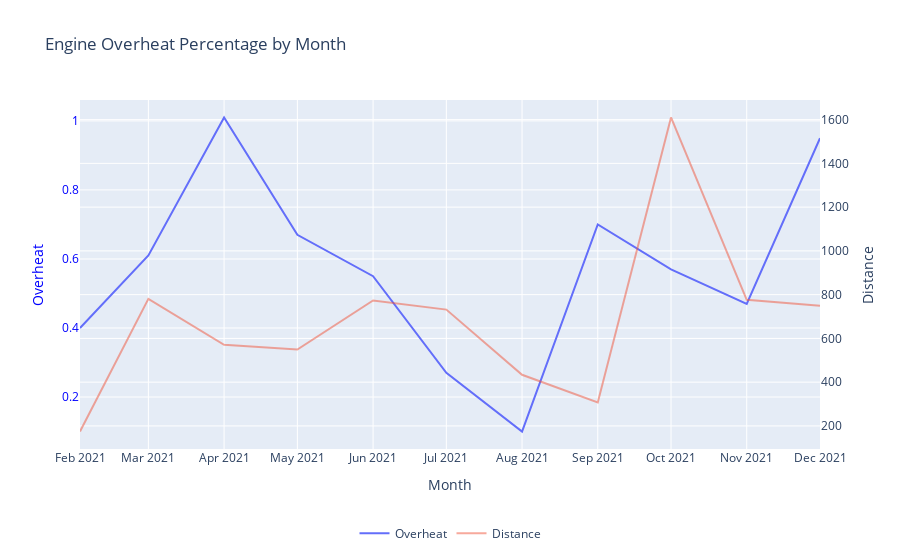

The cell this chart's notebook holds for it:
### Markdown cell above
Engine Overheat Plotting

### Code cell
import plotly.express as px
import plotly.graph_objects as go

fig = go.Figure()

fig.add_trace(go.Scatter(x=summary_df['timeframe'], y=summary_df['engine_overheat'], 
                         mode='lines', name='Overheat', yaxis='y1'))

fig.add_trace(go.Scatter(x=summary_df['timeframe'], y=summary_df['distance (km)'], 
                         mode='lines', name='Distance', yaxis='y2', opacity=0.5))

fig.update_layout(
    title=f'Engine Overheat Percentage by {ch.capitalize()}',
    xaxis=dict(title=ch.capitalize()),

    yaxis=dict(
        title="Overheat",
        titlefont=dict(color="blue"),
        tickfont=dict(color="blue"),
    ),

    yaxis2=dict(
        title="Distance",
        overlaying="y",
        side="right"
    ),
    legend=dict(
        x=0.5,
        y=-0.2,
        orientation="h",
        xanchor="center",
        yanchor="top",
    ),
)

fig.show()

### Figure 1 — Plotly figure (JSON) as saved in the notebook; plotly's stock layout.template omitted (floating-point values rounded to 4 significant figures)
{"data": [{"mode": "lines", "name": "Overheat", "type": "scatter", "x": ["2021-02-01T00:00:00", "2021-03-01T00:00:00", "2021-04-01T00:00:00", "2021-05-01T00:00:00", "2021-06-01T00:00:00", "2021-07-01T00:00:00", "2021-08-01T00:00:00", "2021-09-01T00:00:00", "2021-10-01T00:00:00", "2021-11-01T00:00:00", "2021-12-01T00:00:00"], "y": [0.4, 0.61, 1.01, 0.67, 0.55, 0.27, 0.1, 0.7, 0.57, 0.47, 0.95], "yaxis": "y"}, {"mode": "lines", "name": "Distance", "opacity": 0.5, "type": "scatter", "x": ["2021-02-01T00:00:00", "2021-03-01T00:00:00", "2021-04-01T00:00:00", "2021-05-01T00:00:00", "2021-06-01T00:00:00", "2021-07-01T00:00:00", "2021-08-01T00:00:00", "2021-09-01T00:00:00", "2021-10-01T00:00:00", "2021-11-01T00:00:00", "2021-12-01T00:00:00"], "y": [174.3, 780.8, 570.8, 548.9, 773.6, 731.6, 433.7, 307.2, 1610.0, 776.3, 749.8], "yaxis": "y2"}], "layout": {"legend": {"orientation": "h", "x": 0.5, "xanchor": "center", "y": -0.2, "yanchor": "top"}, "title": {"text": "Engine Overheat Percentage by Month"}, "xaxis": {"title": {"text": "Month"}}, "yaxis": {"tickfont": {"color": "blue"}, "title": {"font": {"color": "blue"}, "text": "Overheat"}}, "yaxis2": {"overlaying": "y", "side": "right", "title": {"text": "Distance"}}}}
